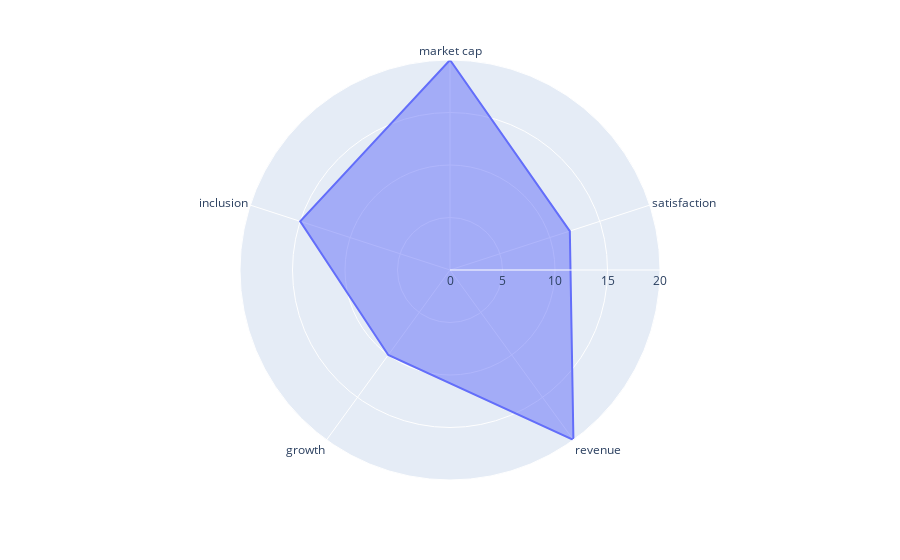

The cell this chart's notebook holds for it:
### Markdown cell above
### Adding color

### Code cell
fig=px.line_polar(df,r='r',theta='theta',line_close=True)
fig.update_traces(fill='toself')
fig.show()

### Figure 1 — Plotly figure (JSON) as saved in the notebook; plotly's stock layout.template omitted (floating-point values rounded to 4 significant figures)
{"data": [{"fill": "toself", "hovertemplate": "r=%{r}<br>theta=%{theta}<extra></extra>", "legendgroup": "", "line": {"color": "#636efa", "dash": "solid"}, "marker": {"symbol": "circle"}, "mode": "lines", "name": "", "r": [20, 12, 20, 10, 15, 20], "showlegend": false, "subplot": "polar", "theta": ["market cap", "satisfaction", "revenue", "growth", "inclusion", "market cap"], "type": "scatterpolar"}], "layout": {"legend": {"tracegroupgap": 0}, "margin": {"t": 60}, "polar": {"angularaxis": {"direction": "clockwise", "rotation": 90}, "domain": {"x": [0, 1], "y": [0, 1]}}}}
